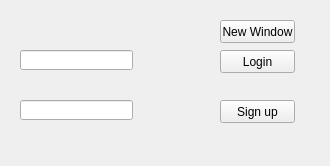
<?xml version="1.0" encoding="UTF-8"?>
<ui version="4.0">
 <class>Form</class>
 <widget class="QWidget" name="Form">
  <property name="geometry">
   <rect>
    <x>0</x>
    <y>0</y>
    <width>330</width>
    <height>166</height>
   </rect>
  </property>
  <property name="windowTitle">
   <string>Form</string>
  </property>
  <widget class="QLineEdit" name="lineEdit_2">
   <property name="geometry">
    <rect>
     <x>20</x>
     <y>100</y>
     <width>113</width>
     <height>20</height>
    </rect>
   </property>
   <property name="echoMode">
    <enum>QLineEdit::Password</enum>
   </property>
  </widget>
  <widget class="QLineEdit" name="lineEdit">
   <property name="geometry">
    <rect>
     <x>20</x>
     <y>50</y>
     <width>113</width>
     <height>20</height>
    </rect>
   </property>
  </widget>
  <widget class="QPushButton" name="pushButton_2">
   <property name="geometry">
    <rect>
     <x>220</x>
     <y>100</y>
     <width>75</width>
     <height>23</height>
    </rect>
   </property>
   <property name="text">
    <string>Sign up</string>
   </property>
  </widget>
  <widget class="QPushButton" name="pushButton_3">
   <property name="geometry">
    <rect>
     <x>220</x>
     <y>20</y>
     <width>75</width>
     <height>23</height>
    </rect>
   </property>
   <property name="text">
    <string>New Window</string>
   </property>
  </widget>
  <widget class="QPushButton" name="pushButton">
   <property name="geometry">
    <rect>
     <x>220</x>
     <y>50</y>
     <width>75</width>
     <height>23</height>
    </rect>
   </property>
   <property name="text">
    <string>Login</string>
   </property>
  </widget>
 </widget>
 <resources/>
 <connections/>
</ui>
